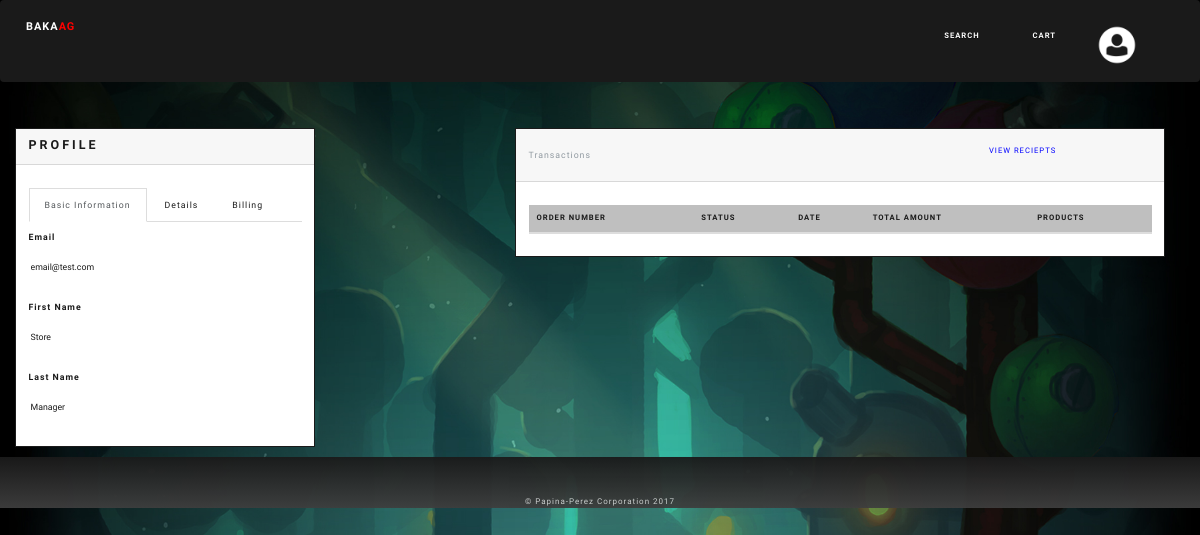
The app's page /viewprofile.php (signed in) with its own data.
### tables this page shows
CREATE TABLE `account` (
  `acc_id` int(9) NOT NULL,
  `acc_email` varchar(700) NOT NULL,
  `acc_pass` varchar(700) NOT NULL,
  `acc_fname` varchar(32) NOT NULL,
  `acc_lname` varchar(32) NOT NULL,
  `acc_type_id` int(11) NOT NULL
);

### viewprofile.php (the view, shortened to what this page needs)
<?php
include_once("backend/connection.php");
include_once("header.php");
include_once("header.php");
$sql ="SELECT* FROM account,account_details,account_billing,account_address WHERE account.acc_id='".$_SESSION['acc_id']."' AND account.acc_id=account_details.acc_id AND account.acc_id=account_billing.acc_id AND account.acc_id=account_address.acc_id";
$result = $conn->query($sql);
$row = $result->fetch_assoc();
?>
<!DOCTYPE html>
<html>
<head>
	<link rel="stylesheet" type="text/css" href="css/bootstrap.css">
	<link rel="stylesheet" type="text/css" href="css/admin/css/bootstrap.css">
	<link rel="stylesheet" type="text/css" href="css/style_global.css">
  <link rel="stylesheet" type="text/css" href="css/style_viewprofile.css">
</head>
<body>
<br><br>
<div class="container-fluid">
<div class="row container-center">
	<div class="col-lg-5">
	<div class="bs-component">
	<div class="card border-primary mb-3" style="max-width: 30rem;">
  <div class="card-header"><h4>Profile</h4></div>
  <div class="card-body text-primary">
    <p class="card-text">
      <ul class="nav nav-tabs">
        <li class="nav-item">
          <a class="nav-link active show" data-toggle="tab" href="#info">Basic Information</a>
        </li>
        <li class="nav-item">
          <a class="nav-link" data-toggle="tab" href="#details">Details</a>
        </li>
        <li class="nav-item">
          <a class="nav-link" data-toggle="tab" href="#billing">Billing</a>
        </li>
      </ul>
      <div id="myTabContent" class="tab-content">
        <div class="tab-pane fade active show" id="info">
          <div class="form-group row">
            <label for="acc_email" class="col-sm-4 col-form-label">Email</label>
            <div class="col-sm-10">
              <input type="text" readonly="" class="form-control-plaintext" id="acc_email" value="<?php echo $row['acc_email'];?>">
            </div>
          </div>
           <div class="form-group row">
            <label for="acc_fname" class="col-sm-4 col-form-label">First Name</label>
            <div class="col-sm-10">
              <input type="text" readonly="" class="form-control-plaintext" id="acc_fname" value="<?php echo $row['acc_fname'];?>">
            </div>
          </div>
            <div class="form-group row">
            <label for="acc_lname" class="col-sm-4 col-form-label">Last Name</label>
            <div class="col-sm-10">
              <input type="text" readonly="" class="form-control-plaintext" id="acc_lname" value="<?php echo $row['acc_lname'];?>">
            </div>
          </div>
        </div>
      </div>
    </p>
    </div>
  </div>
</div>
</div>
	<div class="col-lg-7 data-container">
	<div class="bs-component">
	<div class="card border-primary mb-3" style="max-width: 65rem;">
  <div class="card-header">Transactions <a class="btn btn-link" onclick="reciepts();" id="reciepts">View Reciepts</a>
  </div>
  <div class="card-body text-primary" id="main-body">
    <p class="card-text">
        <table class="table table-hover" style="">
          <thead>
            <tr class="table-primary">
              <th scope="col">Order Number</th>
              <th scope="col">Status</th>
              <th scope="col">Date</th>
              <th scope="col">Total Amount</th>
              <th scope="col">Products</th>
            </tr>
          </thead>
        </table>
    </p>
    </div>
  </div>
</div>
</div>
</div>
</div>
</body>
</html>
<?php
	include_once("footer.php");
?>

### css/style_global.css (style rules this page uses)
body { margin: 0; padding: 0; background-image: url("../img/background.jpg"); background-attachment: fixed; background-position: center; background-repeat: no-repeat; background-size: cover; }

### css/style_viewprofile.css (style rules this page uses)
#reciepts { color: blue !important; cursor: pointer; width: 0; height: 0; margin: 0; margin-left: 60%; margin-bottom: 20px; }

### records on screen
account: acc_email "email@test.com", acc_fname "Store", acc_lname "Manager"
